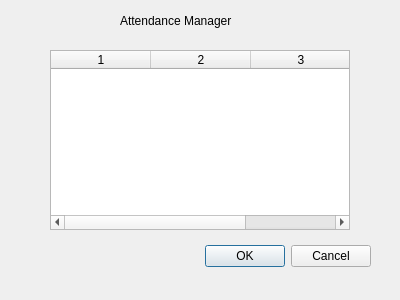
<?xml version="1.0" encoding="UTF-8"?>
<ui version="4.0">
 <class>AttendanceWindow</class>
 <widget class="QDialog" name="AttendanceWindow">
  <property name="geometry">
   <rect>
    <x>0</x>
    <y>0</y>
    <width>400</width>
    <height>300</height>
   </rect>
  </property>
  <property name="windowTitle">
   <string>Attendance Manager</string>
  </property>

  <widget class="QLabel" name="label">
   <property name="geometry">
    <rect>
     <x>120</x>
     <y>0</y>
     <width>191</width>
     <height>41</height>
    </rect>
   </property>
   <property name="text">
    <string>Attendance Manager</string>
   </property>
  </widget>

  <widget class="QTableWidget" name="tableAttendance">
   <property name="geometry">
    <rect>
     <x>50</x>
     <y>50</y>
     <width>300</width>
     <height>180</height>
    </rect>
   </property>
   <property name="columnCount">
    <number>3</number>
   </property>
   <column/>
   <column/>
   <column/>
  </widget>

  <widget class="QDialogButtonBox" name="buttonBox">
   <property name="geometry">
    <rect>
     <x>30</x>
     <y>240</y>
     <width>341</width>
     <height>32</height>
    </rect>
   </property>
   <property name="orientation">
    <enum>Qt::Horizontal</enum>
   </property>
   <property name="standardButtons">
    <set>QDialogButtonBox::Cancel|QDialogButtonBox::Ok</set>
   </property>
  </widget>

 </widget>

 <connections>
  <connection>
   <sender>buttonBox</sender>
   <signal>accepted()</signal>
   <receiver>AttendanceWindow</receiver>
   <slot>accept()</slot>
  </connection>
  <connection>
   <sender>buttonBox</sender>
   <signal>rejected()</signal>
   <receiver>AttendanceWindow</receiver>
   <slot>reject()</slot>
  </connection>
 </connections>

</ui>
